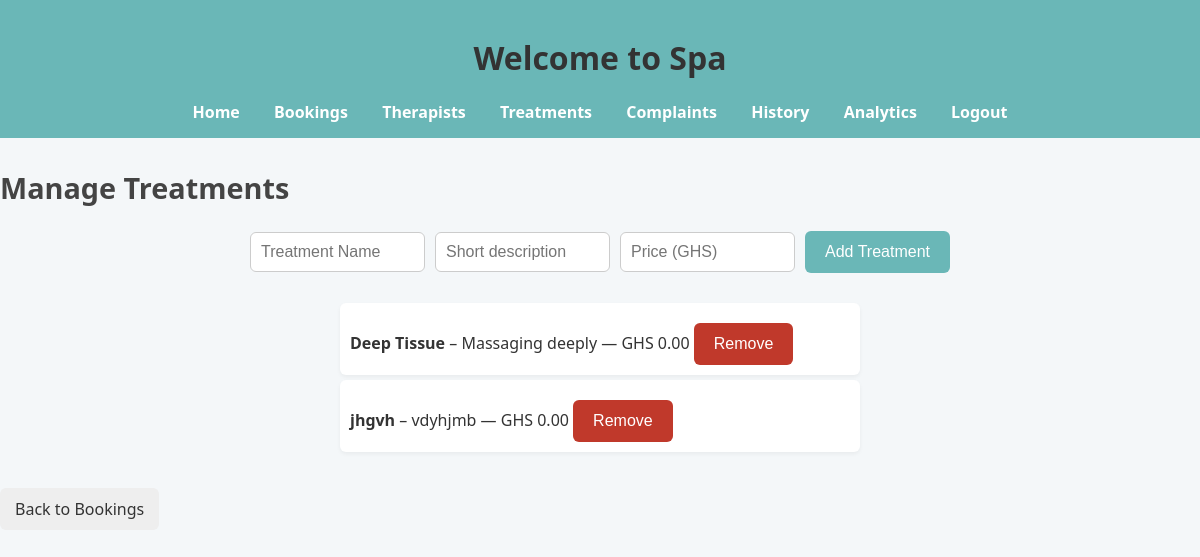
The app's page /admin/treatments (signed in) with its own data.
### models.py (models this page shows)
class Treatment(db.Model):
    id = db.Column(db.Integer, primary_key=True)
    name = db.Column(db.String(100), nullable=False)
    description = db.Column(db.String(300))
    price = db.Column(db.Float, default=0.0)  # GHS - needed to charge online payments

### spa_app.py (the view, shortened to what this page needs)
@app.route('/admin/treatments', methods=['GET', 'POST'])
@login_required
def admin_treatments():
    treatments = Treatment.query.all()
    return render_template('admin_treatments.html', treatments=treatments)

### spa_app.py (called while the page is built)
@login_manager.user_loader
def load_user(user_id):
    return User.query.get(int(user_id))

### templates/admin_treatments.html (shortened to what this page needs)
<!DOCTYPE html>
<html>
<head>
  <link rel="stylesheet" href="{{ url_for('static', filename='style.css') }}">
</head>
<body>
  <header>
    <h1>Welcome to Spa</h1>
    <nav>
      <a href="{{ url_for('home') }}">Home</a>
      <a href="{{ url_for('admin') }}">Bookings</a>
      <a href="{{ url_for('admin_therapists') }}">Therapists</a>
      <a href="{{ url_for('admin_treatments') }}">Treatments</a>
      <a href="{{ url_for('admin_complaints') }}">Complaints</a>
      <a href="{{ url_for('admin_history') }}">History</a>
      <a href="{{ url_for('admin_analytics') }}">Analytics</a>
      <a href="{{ url_for('logout') }}">Logout</a>
    </nav>
  </header>
  <h2>Manage Treatments</h2>
  <form method="POST" action="{{ url_for('admin_treatments') }}" class="admin-add-form">
    <input type="text" name="name" placeholder="Treatment Name" required>
    <input type="text" name="description" placeholder="Short description">
    <input type="number" name="price" placeholder="Price (GHS)" min="0" step="0.01">
    <button type="submit">Add Treatment</button>
  </form>
  <ul>
    {% for t in treatments %}
    <li>
      <strong>{{ t.name }}</strong>{% if t.description %} – {{ t.description }}{% endif %}
      — GHS {{ '%.2f' | format(t.price or 0) }}
      <form method="POST" action="{{ url_for('delete_treatment', treatment_id=t.id) }}" style="display:inline;">
        <button type="submit" class="delete-btn">Remove</button>
      </form>
    </li>
    {% else %}
    <li>No treatments added yet.</li>
    {% endfor %}
  </ul>
  <a href="{{ url_for('admin') }}" class="back-btn">Back to Bookings</a>
</body>
</html>

### static/style.css (style rules this page uses)
body { font-family: 'Segoe UI', Arial, sans-serif; background: #f4f7f9; margin: 0; padding: 0; color: #333; }
header { background: #6ab7b7; padding: 15px; text-align: center; }
nav a { margin: 0 15px; color: white; font-weight: bold; text-decoration: none; transition: color 0.3s ease; }
h2 { margin-top: 30px; font-size: 1.8em; color: #444; }
form { margin-top: 20px; }
form input, form select { padding: 10px; margin: 10px 0; width: 80%; border: 1px solid #ccc; border-radius: 6px; font-size: 1em; }
form button { background: #6ab7b7; color: white; border: none; padding: 12px 20px; border-radius: 6px; font-size: 1em; cursor: pointer; transition: background 0.3s ease; }
.back-btn { display: inline-block; margin-top: 20px; padding: 10px 15px; background-color: #eee; color: #333; text-decoration: none; border-radius: 6px; transition: background 0.3s ease; }
ul { list-style: none; padding: 0; }
ul li { background: #fff; margin: 5px auto; padding: 10px; max-width: 500px; border-radius: 6px; box-shadow: 0 2px 4px rgba(0,0,0,0.05); }
.admin-add-form { display: flex; flex-wrap: wrap; gap: 10px; justify-content: center; align-items: center; max-width: 700px; margin: 15px auto 30px; }
.admin-add-form input { width: auto; flex: 1; min-width: 150px; margin: 0; }
.delete-btn { background: #c0392b; margin-top: 10px; }

### records on screen
Treatment: name "Deep Tissue", description "Massaging deeply", price "0.00"
Treatment: name "jhgvh", description "vdyhjmb", price "0.00"
